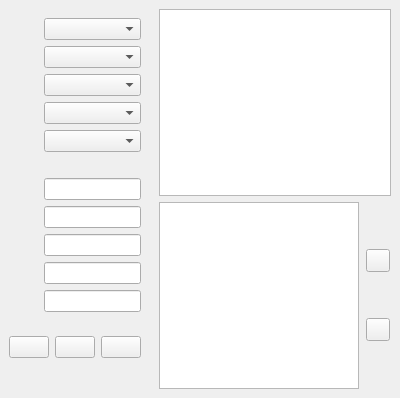
<?xml version="1.0" encoding="UTF-8"?>
<ui version="4.0">
 <class>MainTab</class>
 <widget class="QWidget" name="MainTab">
  <property name="geometry">
   <rect>
    <x>0</x>
    <y>0</y>
    <width>400</width>
    <height>398</height>
   </rect>
  </property>
  <property name="windowTitle">
   <string>Form</string>
  </property>
  <layout class="QHBoxLayout" name="horizontalLayout_2">
   <property name="spacing">
    <number>0</number>
   </property>
   <property name="leftMargin">
    <number>0</number>
   </property>
   <property name="topMargin">
    <number>0</number>
   </property>
   <property name="rightMargin">
    <number>0</number>
   </property>
   <property name="bottomMargin">
    <number>0</number>
   </property>
   <item>
    <widget class="QWidget" name="leftWidget" native="true">
     <layout class="QVBoxLayout" name="verticalLayout_2">
      <property name="spacing">
       <number>6</number>
      </property>
      <property name="leftMargin">
       <number>0</number>
      </property>
      <property name="topMargin">
       <number>9</number>
      </property>
      <property name="rightMargin">
       <number>0</number>
      </property>
      <property name="bottomMargin">
       <number>9</number>
      </property>
      <item>
       <widget class="QWidget" name="serialWidget" native="true">
        <layout class="QGridLayout" name="gridLayout">
         <property name="leftMargin">
          <number>9</number>
         </property>
         <property name="topMargin">
          <number>9</number>
         </property>
         <property name="rightMargin">
          <number>9</number>
         </property>
         <property name="bottomMargin">
          <number>9</number>
         </property>
         <item row="1" column="0">
          <widget class="QLabel" name="baudRateLabel">
           <property name="text">
            <string/>
           </property>
          </widget>
         </item>
         <item row="9" column="0">
          <widget class="QLabel" name="tempLabel">
           <property name="text">
            <string/>
           </property>
          </widget>
         </item>
         <item row="5" column="1">
          <spacer name="horizontalSpacer">
           <property name="orientation">
            <enum>Qt::Horizontal</enum>
           </property>
           <property name="sizeHint" stdset="0">
            <size>
             <width>40</width>
             <height>20</height>
            </size>
           </property>
          </spacer>
         </item>
         <item row="7" column="0">
          <widget class="QLabel" name="xLabel">
           <property name="text">
            <string/>
           </property>
          </widget>
         </item>
         <item row="8" column="0">
          <widget class="QLabel" name="yLabel">
           <property name="text">
            <string/>
           </property>
          </widget>
         </item>
         <item row="9" column="1">
          <widget class="QLineEdit" name="tempLineEdit"/>
         </item>
         <item row="8" column="1">
          <widget class="QLineEdit" name="yLineEdit"/>
         </item>
         <item row="7" column="1">
          <widget class="QLineEdit" name="xLineEdit"/>
         </item>
         <item row="10" column="0">
          <widget class="QLabel" name="rateLabel">
           <property name="text">
            <string/>
           </property>
          </widget>
         </item>
         <item row="0" column="0">
          <widget class="QLabel" name="serialPortLabel">
           <property name="text">
            <string/>
           </property>
          </widget>
         </item>
         <item row="0" column="1">
          <widget class="QComboBox" name="serialPortComboBox"/>
         </item>
         <item row="1" column="1">
          <widget class="QComboBox" name="baudRateComboBox"/>
         </item>
         <item row="2" column="0">
          <widget class="QLabel" name="dataBitLabel">
           <property name="text">
            <string/>
           </property>
          </widget>
         </item>
         <item row="3" column="0">
          <widget class="QLabel" name="stopBitLabel">
           <property name="text">
            <string/>
           </property>
          </widget>
         </item>
         <item row="3" column="1">
          <widget class="QComboBox" name="stopBitComboBox"/>
         </item>
         <item row="4" column="0">
          <widget class="QLabel" name="parityLabel">
           <property name="text">
            <string/>
           </property>
          </widget>
         </item>
         <item row="4" column="1">
          <widget class="QComboBox" name="parityComboBox"/>
         </item>
         <item row="6" column="0">
          <widget class="QLabel" name="idLabel">
           <property name="text">
            <string/>
           </property>
          </widget>
         </item>
         <item row="6" column="1">
          <widget class="QLineEdit" name="idLineEdit"/>
         </item>
         <item row="10" column="1">
          <widget class="QLineEdit" name="rateLineEdit"/>
         </item>
         <item row="2" column="1">
          <widget class="QComboBox" name="dataBitComboBox"/>
         </item>
         <item row="5" column="0">
          <spacer name="horizontalSpacer_2">
           <property name="orientation">
            <enum>Qt::Horizontal</enum>
           </property>
           <property name="sizeHint" stdset="0">
            <size>
             <width>40</width>
             <height>20</height>
            </size>
           </property>
          </spacer>
         </item>
        </layout>
       </widget>
      </item>
      <item>
       <widget class="QWidget" name="widget" native="true">
        <layout class="QHBoxLayout" name="horizontalLayout_3">
         <item>
          <spacer name="horizontalSpacer_4">
           <property name="orientation">
            <enum>Qt::Horizontal</enum>
           </property>
           <property name="sizeHint" stdset="0">
            <size>
             <width>40</width>
             <height>20</height>
            </size>
           </property>
          </spacer>
         </item>
         <item>
          <widget class="QPushButton" name="openSerialBtn">
           <property name="text">
            <string/>
           </property>
          </widget>
         </item>
         <item>
          <widget class="QPushButton" name="closeSerialBtn">
           <property name="text">
            <string/>
           </property>
          </widget>
         </item>
         <item>
          <widget class="QPushButton" name="clearReceiveBtn">
           <property name="text">
            <string/>
           </property>
          </widget>
         </item>
        </layout>
       </widget>
      </item>
      <item>
       <spacer name="verticalSpacer">
        <property name="orientation">
         <enum>Qt::Vertical</enum>
        </property>
        <property name="sizeHint" stdset="0">
         <size>
          <width>20</width>
          <height>40</height>
         </size>
        </property>
       </spacer>
      </item>
     </layout>
    </widget>
   </item>
   <item>
    <widget class="QWidget" name="rightWidget" native="true">
     <layout class="QVBoxLayout" name="viewLayout">
      <property name="spacing">
       <number>6</number>
      </property>
      <item>
       <widget class="QTextEdit" name="receiveTextEdit"/>
      </item>
      <item>
       <widget class="QWidget" name="sendWidget" native="true">
        <layout class="QHBoxLayout" name="horizontalLayout">
         <property name="spacing">
          <number>6</number>
         </property>
         <property name="leftMargin">
          <number>0</number>
         </property>
         <property name="topMargin">
          <number>0</number>
         </property>
         <property name="rightMargin">
          <number>0</number>
         </property>
         <property name="bottomMargin">
          <number>0</number>
         </property>
         <item>
          <widget class="QTextEdit" name="sendTextEdit"/>
         </item>
         <item>
          <widget class="QWidget" name="buttonWidget" native="true">
           <layout class="QVBoxLayout" name="verticalLayout">
            <property name="spacing">
             <number>0</number>
            </property>
            <property name="leftMargin">
             <number>1</number>
            </property>
            <property name="topMargin">
             <number>1</number>
            </property>
            <property name="rightMargin">
             <number>1</number>
            </property>
            <property name="bottomMargin">
             <number>1</number>
            </property>
            <item>
             <widget class="QToolButton" name="sendBtn">
              <property name="styleSheet">
               <string notr="true"/>
              </property>
              <property name="text">
               <string/>
              </property>
             </widget>
            </item>
            <item>
             <widget class="QToolButton" name="sendClearBtn">
              <property name="styleSheet">
               <string notr="true"/>
              </property>
              <property name="text">
               <string/>
              </property>
             </widget>
            </item>
           </layout>
          </widget>
         </item>
        </layout>
       </widget>
      </item>
     </layout>
    </widget>
   </item>
  </layout>
 </widget>
 <resources/>
 <connections/>
</ui>
